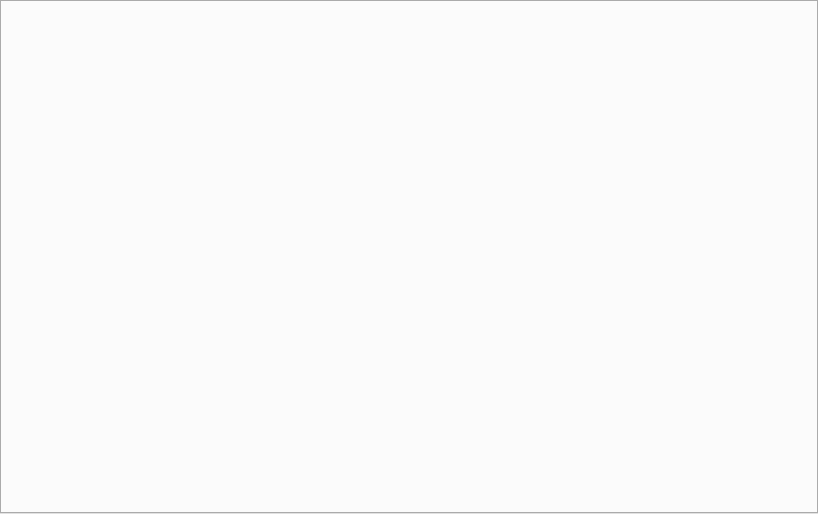
<?xml version="1.0" encoding="UTF-8"?>
<ui version="4.0">
 <class>LogMainWid</class>
 <widget class="QWidget" name="LogMainWid">
  <property name="geometry">
   <rect>
    <x>0</x>
    <y>0</y>
    <width>818</width>
    <height>514</height>
   </rect>
  </property>
  <property name="font">
   <font>
    <family>微软雅黑</family>
    <pointsize>11</pointsize>
   </font>
  </property>
  <property name="windowTitle">
   <string>Form</string>
  </property>
  <layout class="QGridLayout" name="gridLayout">
   <property name="leftMargin">
    <number>0</number>
   </property>
   <property name="topMargin">
    <number>0</number>
   </property>
   <property name="rightMargin">
    <number>0</number>
   </property>
   <property name="bottomMargin">
    <number>0</number>
   </property>
   <property name="spacing">
    <number>0</number>
   </property>
   <item row="0" column="0">
    <widget class="QTabWidget" name="tabWidget">
     <property name="contextMenuPolicy">
      <enum>Qt::PreventContextMenu</enum>
     </property>
     <property name="tabPosition">
      <enum>QTabWidget::East</enum>
     </property>
     <property name="tabShape">
      <enum>QTabWidget::Triangular</enum>
     </property>
     <property name="currentIndex">
      <number>-1</number>
     </property>
     <property name="elideMode">
      <enum>Qt::ElideNone</enum>
     </property>
    </widget>
   </item>
  </layout>
 </widget>
 <resources/>
 <connections/>
</ui>
